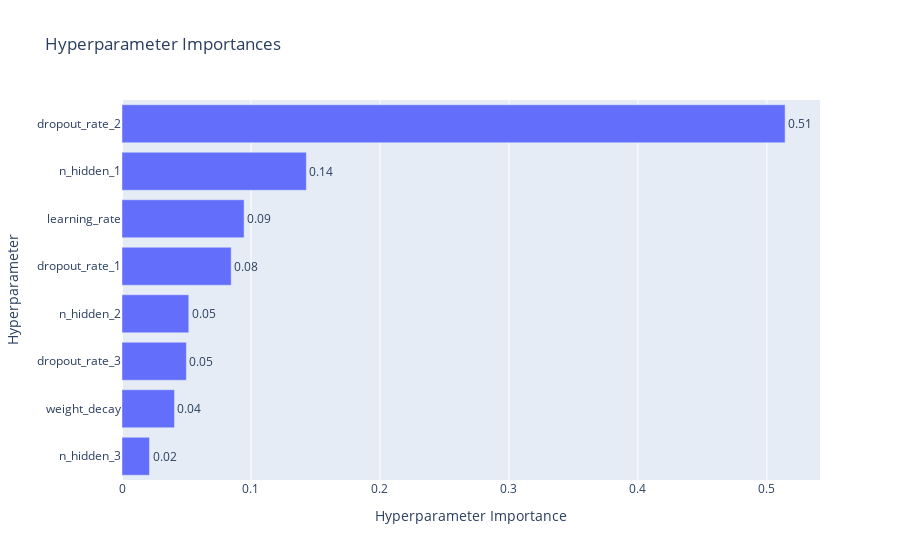
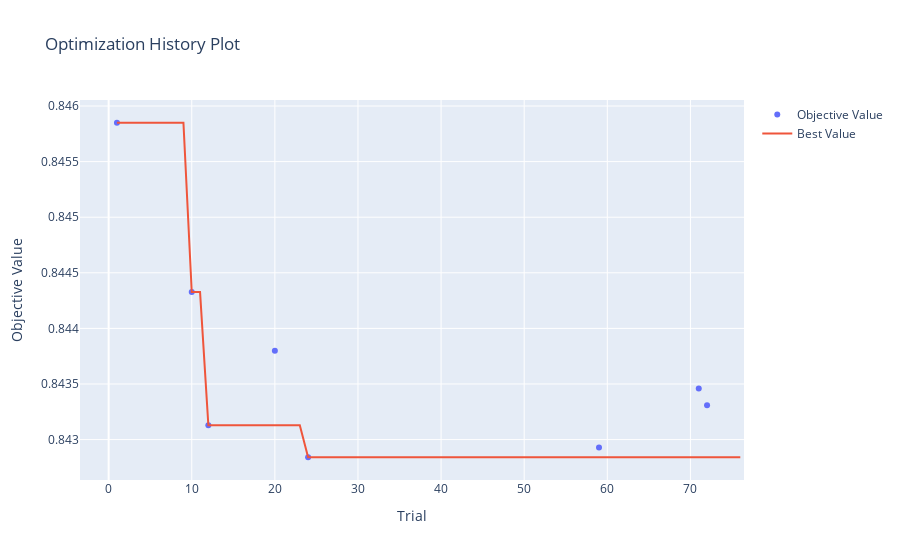
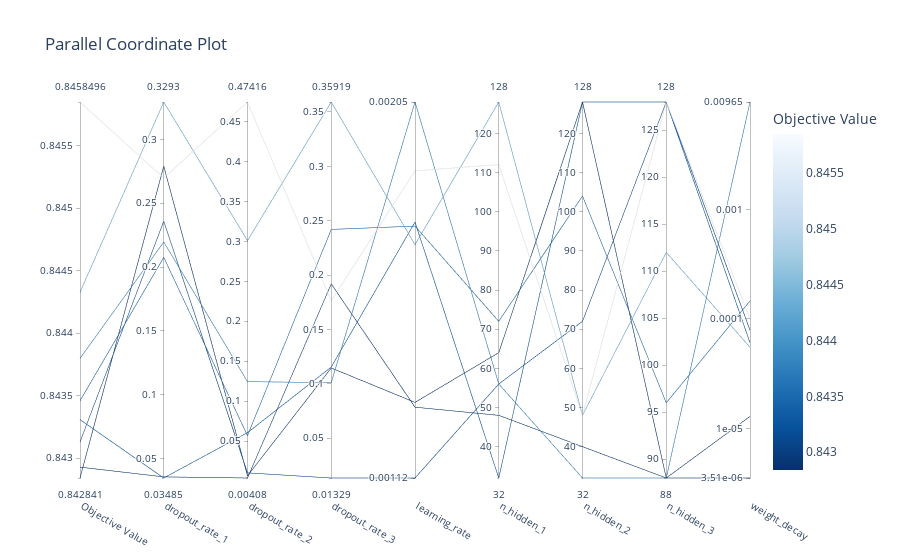

The notebook cell these images were saved under, in order:
### Code cell
# plot the figures
param_importances.show()
optimization_history.show()
parallel_coordinate.show()

### Figure 1 — Plotly figure (JSON) as saved in the notebook; plotly's stock layout.template omitted (floating-point values rounded to 4 significant figures)
{"data": [{"cliponaxis": false, "hovertemplate": ["n_hidden_3 (IntDistribution): 0.02131970189500063<extra></extra>", "weight_decay (FloatDistribution): 0.04067987720112206<extra></extra>", "dropout_rate_3 (FloatDistribution): 0.049907508792522946<extra></extra>", "n_hidden_2 (IntDistribution): 0.051775980166336485<extra></extra>", "dropout_rate_1 (FloatDistribution): 0.0846520016763254<extra></extra>", "learning_rate (FloatDistribution): 0.09466097490701916<extra></extra>", "n_hidden_1 (IntDistribution): 0.1429193716166529<extra></extra>", "dropout_rate_2 (FloatDistribution): 0.5140845837450203<extra></extra>"], "name": "Objective Value", "orientation": "h", "text": ["0.02", "0.04", "0.05", "0.05", "0.08", "0.09", "0.14", "0.51"], "textposition": "outside", "type": "bar", "x": [0.02132, 0.04068, 0.04991, 0.05178, 0.08465, 0.09466, 0.1429, 0.5141], "y": ["n_hidden_3", "weight_decay", "dropout_rate_3", "n_hidden_2", "dropout_rate_1", "learning_rate", "n_hidden_1", "dropout_rate_2"]}], "layout": {"title": {"text": "Hyperparameter Importances"}, "xaxis": {"title": {"text": "Hyperparameter Importance"}}, "yaxis": {"title": {"text": "Hyperparameter"}}}}

### Figure 2 — Plotly figure (JSON) as saved in the notebook; plotly's stock layout.template omitted (floating-point values rounded to 4 significant figures)
{"data": [{"mode": "markers", "name": "Objective Value", "type": "scatter", "x": [1, 10, 12, 20, 24, 59, 71, 72], "y": [0.8458, 0.8443, 0.8431, 0.8438, 0.8428, 0.8429, 0.8435, 0.8433]}, {"mode": "lines", "name": "Best Value", "type": "scatter", "x": [0, 1, 2, 3, 4, 5, 6, 7, 8, 9, 10, 11, 12, 13, 14, 15, 16, 17, 18, 19, 20, 21, 22, 23, 24, 25, 26, 27, 28, 29, 30, 31, 32, 33, 34, 35, 36, 37, 38, 39, 40, 41, 42, 43, 44, 45, 46, 47, 48, 49, 50, 51, 52, 53, 54, 55, 56, 57, 58, 59, 60, 61, 62, 63, 64, 65, 66, 67, 68, 69, 70, 71, 72, 73, 74, 75, 76], "y": [null, 0.8458, 0.8458, 0.8458, 0.8458, 0.8458, 0.8458, 0.8458, 0.8458, 0.8458, 0.8443, 0.8443, 0.8431, 0.8431, 0.8431, 0.8431, 0.8431, 0.8431, 0.8431, 0.8431, 0.8431, 0.8431, 0.8431, 0.8431, 0.8428, 0.8428, 0.8428, 0.8428, 0.8428, 0.8428, 0.8428, 0.8428, 0.8428, 0.8428, 0.8428, 0.8428, 0.8428, 0.8428, 0.8428, 0.8428, 0.8428, 0.8428, 0.8428, 0.8428, 0.8428, 0.8428, 0.8428, 0.8428, 0.8428, 0.8428, 0.8428, 0.8428, 0.8428, 0.8428, 0.8428, 0.8428, 0.8428, 0.8428, 0.8428, 0.8428, 0.8428, 0.8428, 0.8428, 0.8428, 0.8428, 0.8428, 0.8428, 0.8428, 0.8428, 0.8428, 0.8428, 0.8428, 0.8428, 0.8428, 0.8428, 0.8428, 0.8428]}, {"marker": {"color": "#cccccc"}, "mode": "markers", "name": "Infeasible Trial", "showlegend": false, "type": "scatter", "x": [], "y": []}], "layout": {"title": {"text": "Optimization History Plot"}, "xaxis": {"title": {"text": "Trial"}}, "yaxis": {"title": {"text": "Objective Value"}}}}

### Figure 3 — Plotly figure (JSON) as saved in the notebook; plotly's stock layout.template omitted (floating-point values rounded to 4 significant figures)
{"data": [{"dimensions": [{"label": "Objective Value", "range": [0.8428, 0.8458], "values": [0.8458, 0.8443, 0.8431, 0.8438, 0.8428, 0.8429, 0.8435, 0.8433]}, {"label": "dropout_rate_1", "range": [0.03485, 0.3293], "values": [0.2697, 0.3293, 0.2359, 0.2197, 0.279, 0.03573, 0.2076, 0.03485]}, {"label": "dropout_rate_2", "range": [0.004081, 0.4742], "values": [0.4742, 0.3009, 0.01048, 0.1246, 0.006837, 0.004081, 0.05705, 0.06079]}, {"label": "dropout_rate_3", "range": [0.01329, 0.3592], "values": [0.1764, 0.3592, 0.01329, 0.101, 0.1145, 0.1919, 0.242, 0.1154]}, {"label": "learning_rate", "range": [-2.953, -2.689], "ticktext": ["0.00112", "0.00205"], "tickvals": [-2.953, -2.689], "values": [-2.737, -2.789, -2.953, -2.689, -2.9, -2.903, -2.776, -2.773]}, {"label": "n_hidden_1", "range": [32, 128], "values": [112, 128, 56, 56, 64, 48, 72, 32]}, {"label": "n_hidden_2", "range": [32, 128], "values": [48, 48, 72, 32, 128, 40, 104, 128]}, {"label": "n_hidden_3", "range": [88, 128], "values": [128, 112, 128, 88, 88, 88, 96, 128]}, {"label": "weight_decay", "range": [-5.455, -2.015], "ticktext": ["3.51e-06", "1e-05", "0.0001", "0.001", "0.00965"], "tickvals": [-5.455, -5, -4, -3, -2.015], "values": [-4.001, -4.258, -4.102, -2.015, -4.891, -5.455, -3.835, -4.217]}], "labelangle": 30, "labelside": "bottom", "line": {"color": [0.8458, 0.8443, 0.8431, 0.8438, 0.8428, 0.8429, 0.8435, 0.8433], "colorbar": {"title": {"text": "Objective Value"}}, "colorscale": [[0, "rgb(247,251,255)"], [0.125, "rgb(222,235,247)"], [0.25, "rgb(198,219,239)"], [0.375, "rgb(158,202,225)"], [0.5, "rgb(107,174,214)"], [0.625, "rgb(66,146,198)"], [0.75, "rgb(33,113,181)"], [0.875, "rgb(8,81,156)"], [1, "rgb(8,48,107)"]], "reversescale": true, "showscale": true}, "type": "parcoords"}], "layout": {"title": {"text": "Parallel Coordinate Plot"}}}
